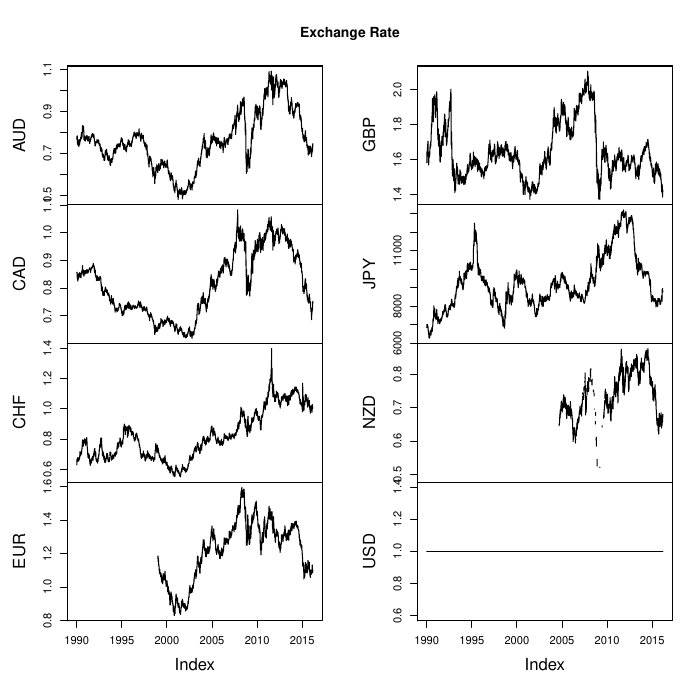

Source code (R):
source("real_exchange_rate.R")
source("join.zoo.R")
source("signal_process_alternative.R")
source("backtest.R")

sdate = "1990-01-01"
edate = "2016-03-07"

pdf("momentum_currencies_alternative.pdf")
par(xpd=TRUE)

#Currencies
currency_list = c("AUD","CAD","CHF","EUR","GBP","JPY","NZD","USD")
currencies <- merge(CME_AUD$Close,CME_CAD$Close,CME_CHF$Close,CME_EUR$Close,CME_GBP$Close,CME_JPY$Close,CME_NZD$Close,USD$Close)
colnames(currencies) <- currency_list

plot.zoo(currencies, plot.type = "multiple", main = "Exchange Rate")
plot.zoo(currencies, plot.type = "single", col = c("red", "blue", "green", "yellow", "purple", "pink", "black"), main = "Exchange Rate")
legend("topright", inset=c(-0.03,0), legend=currency_list, lty = 1, col = mycols,cex=0.6)

one_year_SMA <- function(x){return(SMA(x,252))}

currency_return <- na.omit(diff(log(currencies)))
currency_momentum_raw <- zoo(apply(currency_return,2,one_year_SMA), time(currency_return))
currency_momentum_raw <- currency_momentum_raw[253:dim(currency_momentum_raw)[1],]

plot.zoo(currency_momentum_raw, plot.type = "multiple", main = "Raw Signal")
plot.zoo(currency_momentum_raw, plot.type = "single", col = c("red", "blue", "green", "yellow", "purple", "pink", "black","brown"), main = "Raw Signal")
legend("topright", inset=c(-0.03,0), legend=currency_list, lty = 1, col = mycols,cex=0.6)

currency_momentum_processed <- signal_process_alternative(currency_momentum_raw,currency_return)
plot.zoo(currency_momentum_processed, plot.type = "multiple", main = "Processed Signal")
plot.zoo(currency_momentum_processed, plot.type = "single", col = c("red", "blue", "green", "yellow", "purple", "pink", "black","brown"), main = "Processed Signal")
legend("topright", inset=c(-0.03,0), legend=currency_list, lty = 1, col = mycols,cex=0.6)

currency_momentum_res <- backtest(currency_momentum_processed,currency_return)
plot.zoo(currency_momentum_res$pnl, main = "Momentum Currency Performance")
barplot(currency_momentum_res$leadLag, main = "Momentum Currency Lead Lag Analysis")

dev.off()
